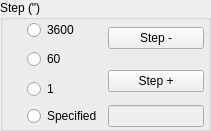
   <widget class="QGroupBox" name="groupBox_22">
    <property name="geometry">
     <rect>
      <x>950</x>
      <y>490</y>
      <width>211</width>
      <height>131</height>
     </rect>
    </property>
    <property name="title">
     <string>Step (&quot;)</string>
    </property>
    <widget class="QWidget" name="layoutWidget_19">
     <property name="geometry">
      <rect>
       <x>27</x>
       <y>20</y>
       <width>177</width>
       <height>107</height>
      </rect>
     </property>
     <layout class="QGridLayout" name="gridLayout_19">
      <item row="0" column="0">
       <widget class="QRadioButton" name="radioButton_n1_stepLong">
        <property name="text">
         <string>3600</string>
        </property>
       </widget>
      </item>
      <item row="0" column="1" rowspan="2">
       <widget class="QPushButton" name="pushButton_n1_stepM">
        <property name="text">
         <string>Step -</string>
        </property>
       </widget>
      </item>
      <item row="1" column="0" rowspan="2">
       <widget class="QRadioButton" name="radioButton_n1_stepMid">
        <property name="text">
         <string>60</string>
        </property>
       </widget>
      </item>
      <item row="2" column="1" rowspan="2">
       <widget class="QPushButton" name="pushButton_n1_stepP">
        <property name="text">
         <string>Step +</string>
        </property>
       </widget>
      </item>
      <item row="3" column="0">
       <widget class="QRadioButton" name="radioButton_n1_stepShort">
        <property name="text">
         <string>1</string>
        </property>
       </widget>
      </item>
      <item row="4" column="0">
       <widget class="QRadioButton" name="radioButton_n1_step_spec">
        <property name="text">
         <string>Specified</string>
        </property>
       </widget>
      </item>
      <item row="4" column="1">
       <widget class="QLineEdit" name="lineEdit_n1_step_spec">
        <property name="enabled">
         <bool>false</bool>
        </property>
       </widget>
      </item>
     </layout>
    </widget>
   </widget>
